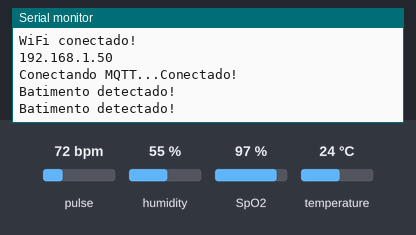
A sketch run on a simulated ESP32. Parts: the last lines printed to the serial monitor. Inputs (shaded band) come from the test bench; at power-on: pulse 72 bpm, temperature 24 °C, SpO2 97 %, humidity 55 %. WiFi joins after 1.5 s; servers stay silent unless stated; random numbers use the default seed unless the sketch sets one; no MQTT or app messages arrive unless stated.

Above: at 2.7 s.
2.8 s: pulse set to 42 bpm
At 5.19 s:
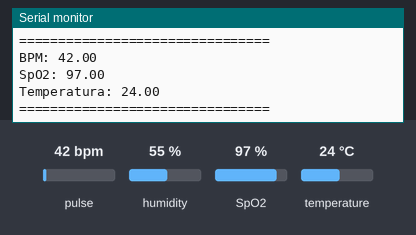
6.5 s: temperature set to 12 °C
At 7.7 s:
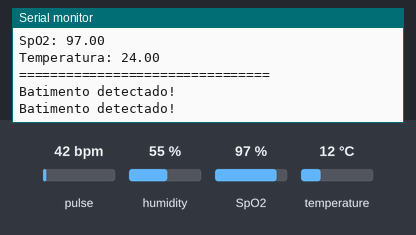
8.0 s: SpO2 set to 80 %
At 8.8 s:
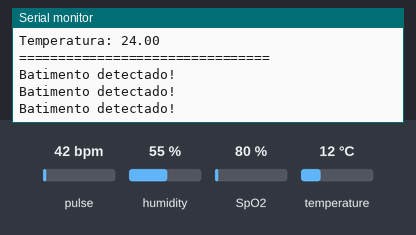
9.5 s: temperature set to 19 °C
At 10.8 s:
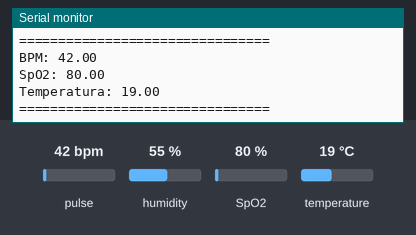
11.0 s: pulse set to 70 bpm
At 11.7 s:
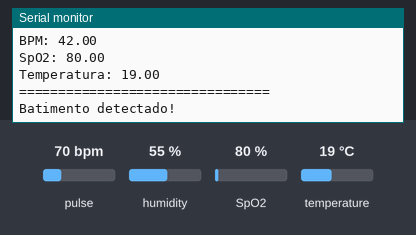

Measured:
- after the input at 2.8 s, the serial monitor: prints a new line after 2.2 s (image 1)
- after the input at 9.5 s, the serial monitor: prints a new line after 0.53 s (image 4)

The sketch:

CareLevel_FisicoFinal.ino
```cpp
#include <WiFi.h>
#include <WiFiClientSecure.h>
#include <PubSubClient.h>
#include <ArduinoJson.h>
#include <Wire.h>
#include <DHT.h>
#include "MAX30100_PulseOximeter.h"

// ================= WIFI =================
const char* WIFI_SSID     = "SUA_REDE_WIFI";
const char* WIFI_PASSWORD = "SUA_SENHA_WIFI";

// ================= MQTT =================
const char* MQTT_BROKER   = "2f9aceebe7a246b1b1bb52306aa12c22.s1.eu.hivemq.cloud";
const int   MQTT_PORT     = 8883;
const char* MQTT_USER     = "SEU_USUARIO_MQTT";
const char* MQTT_PASSWORD = "SUA_SENHA_MQTT";

// ================= TOPICOS =================
const char* TOPIC_BPM         = "carelevel/saude/bpm";
const char* TOPIC_SPO2        = "carelevel/saude/spo2";
const char* TOPIC_TEMPERATURA = "carelevel/saude/temperatura";
const char* TOPIC_TEMP_VALIDA = "carelevel/saude/temp_valida";

// ================= DHT11 =================
#define DHT_PIN 5
#define DHT_TYPE DHT11

DHT dht(DHT_PIN, DHT_TYPE);

// ================= MAX30100 =================
PulseOximeter pox;

float bpm = 0;
float spo2 = 0;

#define REPORTING_PERIOD_MS 1000
uint32_t tsLastReport = 0;

// ================= MQTT =================
WiFiClientSecure espClient;
PubSubClient client(espClient);

unsigned long ultimoEnvio = 0;
const unsigned long INTERVALO_MS = 5000;

// ================= CALLBACK =================
void onBeatDetected() {
  Serial.println("Batimento detectado!");
}

// ================= WIFI =================
void setup_wifi() {
  Serial.print("Conectando WiFi");

  WiFi.begin(WIFI_SSID, WIFI_PASSWORD);

  while (WiFi.status() != WL_CONNECTED) {
    delay(500);
    Serial.print(".");
  }

  Serial.println();
  Serial.println("WiFi conectado!");
  Serial.println(WiFi.localIP());
}

// ================= MQTT =================
void reconnect() {

  while (!client.connected()) {

    Serial.print("Conectando MQTT...");

    String clientId = "ESP32-" + String(random(0xffff), HEX);

    if (client.connect(clientId.c_str(),
                       MQTT_USER,
                       MQTT_PASSWORD)) {

      Serial.println("Conectado!");

    } else {

      Serial.print("Falhou. RC=");
      Serial.println(client.state());

      delay(5000);
    }
  }
}

// ================= SETUP =================
void setup() {

  Serial.begin(115200);

  dht.begin();

  Wire.begin(21, 22);

  Serial.println("Inicializando MAX30100...");

  if (!pox.begin()) {

    Serial.println("MAX30100 NÃO ENCONTRADO!");

    while (1);
  }

  Serial.println("MAX30100 OK");

  pox.setOnBeatDetectedCallback(onBeatDetected);

  setup_wifi();

  espClient.setInsecure();

  client.setServer(MQTT_BROKER, MQTT_PORT);
}

// ================= LOOP =================
void loop() {

  if (!client.connected()) {
    reconnect();
  }

  client.loop();

  pox.update();

  if (millis() - tsLastReport > REPORTING_PERIOD_MS) {

    bpm = pox.getHeartRate();
    spo2 = pox.getSpO2();

    tsLastReport = millis();
  }

  if (millis() - ultimoEnvio < INTERVALO_MS) {
    return;
  }

  ultimoEnvio = millis();

  float temperatura = dht.readTemperature();

  bool tempValida = !isnan(temperatura);

  if (!tempValida) {
    temperatura = 36.5;
  }

  char buffer[64];

  snprintf(buffer,
           sizeof(buffer),
           "{\"bpm\":%.1f}",
           bpm);

  client.publish(TOPIC_BPM, buffer);

  snprintf(buffer,
           sizeof(buffer),
           "{\"spo2\":%.1f}",
           spo2);

  client.publish(TOPIC_SPO2, buffer);

  snprintf(buffer,
           sizeof(buffer),
           "{\"temperatura\":%.2f}",
           temperatura);

  client.publish(TOPIC_TEMPERATURA, buffer);

  snprintf(buffer,
           sizeof(buffer),
           "{\"temp_valida\":%s}",
           tempValida ? "true" : "false");

  client.publish(TOPIC_TEMP_VALIDA, buffer);

  Serial.println("================================");

  Serial.print("BPM: ");
  Serial.println(bpm);

  Serial.print("SpO2: ");
  Serial.println(spo2);

  Serial.print("Temperatura: ");
  Serial.println(temperatura);

  Serial.println("================================");
}
```
